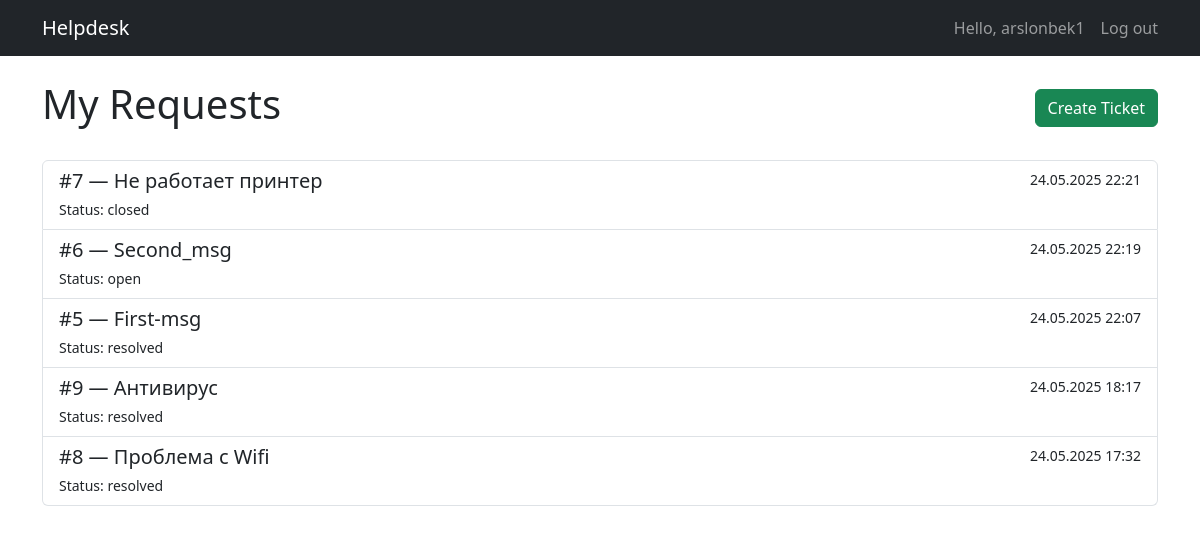
The page /tickets/ (signed in) on the database as committed earlier.
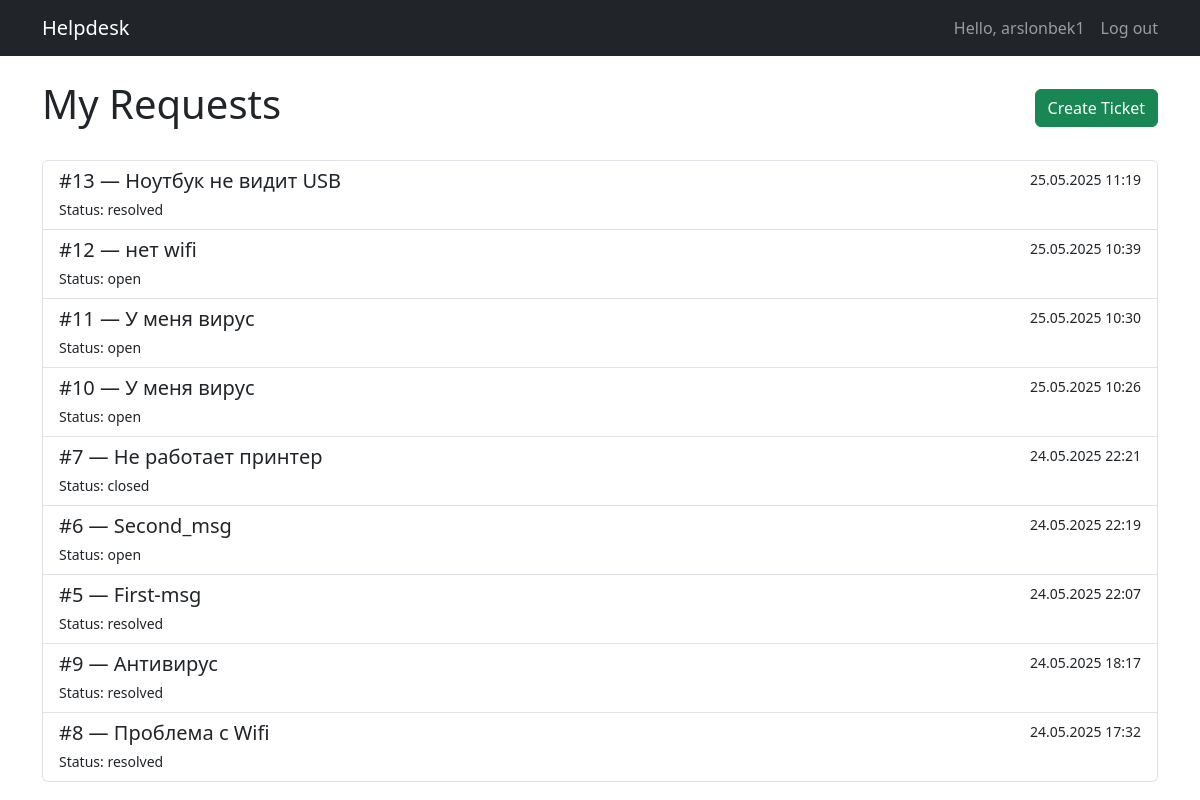
The same page on the database as committed later.
### tickets/models.py (models this page shows, shortened)
class Ticket(models.Model):
    STATUS_CHOICES = (
        ('open', 'Open'),
        ('in_progress', 'In_progress'),
        ('resolved', 'Resolved'),
        ('closed', 'Closed'),
    )
    user = models.ForeignKey(User, on_delete=models.CASCADE)
    title = models.CharField(max_length=255)
    description = models.TextField()
    status = models.CharField(max_length=20, choices=STATUS_CHOICES, default='open')
    created_at = models.DateTimeField(auto_now_add=True)

### tickets/views.py (the view)
# urls.py: path('tickets/', views.ticket_list_view, name='ticket_list'),
@login_required
def ticket_list_view(request):
    tickets = Ticket.objects.filter(user=request.user).order_by('-created_at')
    return render(request, 'tickets/ticket_list.html', {'tickets': tickets})

### tickets/templates/tickets/ticket_list.html (shortened to what this page needs)
<!DOCTYPE html>
<html lang="en">
<head>
</head>
<body>
{% extends "base.html" %}
{% block content %}
  <div class="d-flex justify-content-between align-items-center mb-4">
    <h1>My Requests</h1>
    <a href="{% url 'create_ticket' %}" class="btn btn-success">Create Ticket</a>
  </div>
  {% if tickets %}
    <div class="list-group">
      {% for ticket in tickets %}
        <a href="{% url 'ticket_detail' ticket.id %}" class="list-group-item list-group-item-action">
          <div class="d-flex justify-content-between">
            <div>
              <h5 class="mb-1">#{{ ticket.id }} — {{ ticket.title }}</h5>
              <small>Status: {{ ticket.status }}</small>
            </div>
            <small>{{ ticket.created_at|date:"d.m.Y H:i" }}</small>
          </div>
        </a>
      {% endfor %}
    </div>
  {% else %}
    <p class="text-muted">There are no requests yet.</p>
  {% endif %}
{% endblock %}

### tickets/templates/base.html (shortened to what this page needs)
<!DOCTYPE html>
<html lang="en">
<head>
    <link href="https://cdn.jsdelivr.net/npm/bootstrap@5.3.0/dist/css/bootstrap.min.css" rel="stylesheet">
</head>
<body>
<nav class="navbar navbar-expand-lg navbar-dark bg-dark mb-4">
    <div class="container">
        <a class="navbar-brand" href="/">Helpdesk</a>
        <div class="collapse navbar-collapse">
            <ul class="navbar-nav ms-auto">
                {% if user.is_authenticated %}
                    <li class="nav-item">
                        <span class="navbar-text me-3">Hello, {{ user.username }}</span>
                    </li>
                    <li class="nav-item">
                        <form method="post" action="{% url 'logout' %}">
                            <button type="submit" class="nav-link btn btn-link" style="padding: 0; margin: 0;">Log out</button>
                        </form>
                    </li>
                {% else %}
                    <li class="nav-item">
                        <a class="nav-link" href="{% url 'login' %}">Log In</a>
                    </li>
                {% endif %}
            </ul>
        </div>
    </div>
</nav>
<div class="container">
    {% block content %}{% endblock %}
</div>
</body>
</html>

Rows that differ between the two databases and show on the page:
added Ticket: id "13", title "Ноутбук не видит USB", status "resolved", created_at "25.05.2025 11:19"
added Ticket: id "12", title "нет wifi", status "open", created_at "25.05.2025 10:39"
added Ticket: id "11", title "У меня вирус", status "open", created_at "25.05.2025 10:30"
added Ticket: id "10", title "У меня вирус", status "open", created_at "25.05.2025 10:26"
